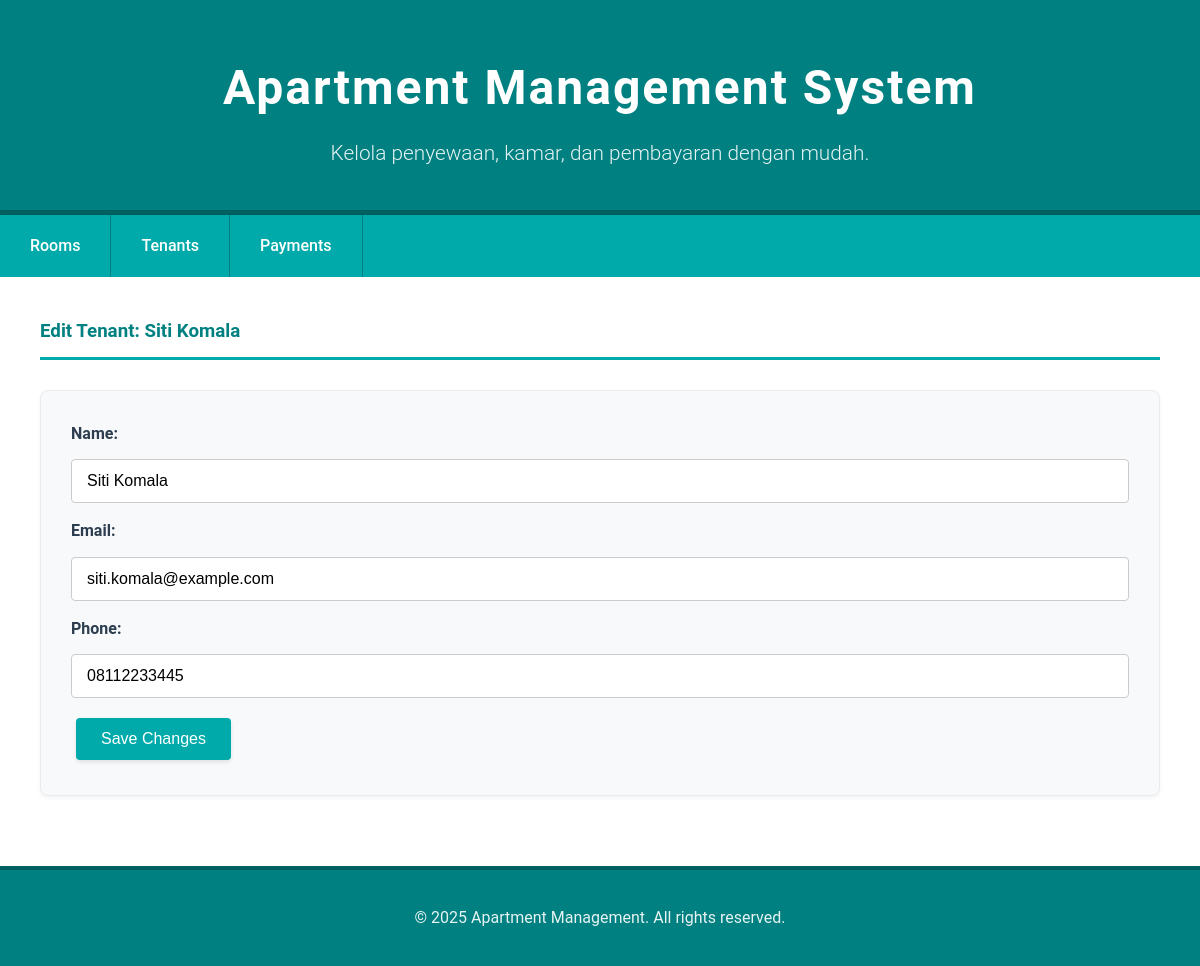
/?page=edit_tenant&id=1, run on the app's committed database.
### tables this page shows
CREATE TABLE tenant (
    id INT AUTO_INCREMENT PRIMARY KEY,
    name VARCHAR(100) NOT NULL,
    email VARCHAR(100) UNIQUE,
    phone VARCHAR(15)
);

### config/db.php (called while the page is built, shortened)
<?php
class Database {
    private $host = "localhost";
    private $username = "root";
    private $password = "";
    private $dbname = "db_apartment";
    public function __construct() {
        try {
            $this->conn = new PDO("mysql:host=$this->host;dbname=$this->dbname", $this->username, $this->password);
        } catch (PDOException $e) {
            echo "Connection failed: " . $e->getMessage();
        }
    }
}
?>

### class/Tenant.php (called while the page is built, shortened)
<?php
require_once 'config/db.php';
class Tenant {
    private $db;
    public function __construct() {
        $this->db = (new Database())->conn;
    }
    public function getTenantById($id) {
        $stmt = $this->db->prepare("SELECT * FROM tenant WHERE id = ?");
        $stmt->execute([$id]);
        return $stmt->fetch(PDO::FETCH_ASSOC);
    }
}
?>

### view/edit_tenant.php (the view, shortened to what this page needs)
<?php
$tenantData = $tenant->getTenantById($_GET['id']);
?>
<h3>Edit Tenant: <?= $tenantData['name'] ?></h3>
<form method="POST">
    <label>Name:</label>
    <input type="text" name="name" value="<?= $tenantData['name'] ?>" required><br>
    <label>Email:</label>
    <input type="email" name="email" value="<?= $tenantData['email'] ?>"><br>
    <label>Phone:</label>
    <input type="text" name="phone" value="<?= $tenantData['phone'] ?>"><br>
    <button type="submit" name="update_tenant">Save Changes</button>
</form>

### style.css (style rules this page uses)
* { margin: 0; padding: 0; box-sizing: border-box; }
body { font-family: 'Roboto', 'Segoe UI', Tahoma, Geneva, Verdana, sans-serif; background-color: #f0f3f5; color: #2c3e50; line-height: 1.6; min-height: 100vh; }
h2, h3 { color: #008080; margin-bottom: 25px; font-weight: 700; border-bottom: 3px solid #00AAAA; padding-bottom: 10px; }
form { background-color: #f8f9fa; padding: 30px; margin: 30px 0; border: 1px solid #e9ecef; border-radius: 8px; box-shadow: 0 2px 4px rgba(0, 0, 0, 0.05); }
input, select, textarea { width: 100%; padding: 12px 15px; margin: 8px 0 15px 0; border: 1px solid #ccc; border-radius: 4px; font-size: 16px; transition: border-color 0.3s ease; background-color: white; }
label { font-weight: 600; color: #2c3e50; margin-bottom: 5px; display: block; }
button, .btn { background-color: #00AAAA; color: white; padding: 12px 25px; border: none; border-radius: 4px; cursor: pointer; font-size: 16px; font-weight: 500; transition: all 0.3s ease; text-decoration: none; display: inline-block; margin: 5px; box-shadow: 0 2px 4px rgba(0, 0, 0, 0.1); }

### data on the page
tenant: name "Siti Komala", email "siti.komala@example.com", phone "08112233445"
